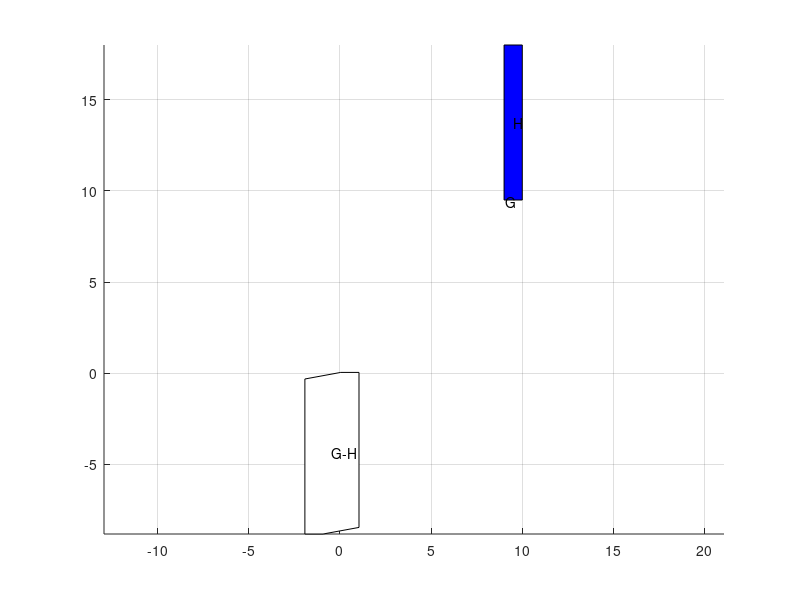

This chart was generated by the following MATLAB code: (Note: this script raises an error after producing the figure.)
%% 线性规划实现Q- distance
clear;
clc;
close all;
% G = [1,6;
%     5,6;
%     3,2];
G = [8.0775,9.1849;
   10.0447,9.5459];
% H = [3,3;
%     1,1;
%     5,1];
H = [9.0000,9.5000;10.0000,9.5000;10.0000,18.0000;9.0000,18.0000];
patch(G(:,1),G(:,2),'r')
hold on
axis on
axis equal
grid on
patch(H(:,1),H(:,2),'b')
meanG = mean(G);
meanH = mean(H);
text(meanG(1),meanG(2),'G');
text(meanH(1),meanH(2),'H');
Q = [0,-1;
    sqrt(3)/2,1/2;
    -sqrt(3)/2,1/2];
[rg,cg]=size(G);
[rh,ch]=size(H);
[rq,cq]=size(Q);
P = ones(rg*rh,2);
for i = 1:rg
    for j = 1:rh
        P((i-1)*rh+j,:) = G(i,:)-H(j,:);
    end
end
K = convhull(P(:,1),P(:,2));
meanP = mean(P);
patch(P(K,1),P(K,2),'w');
text(meanP(1),meanP(2),'G-H');
maxFval = -inf;
maxX = [];
for i = 1:rq
    row1 = [G' -H' -Q(i,:)'];
    row2 = [ones(1,rg),zeros(1,rh),0];
    row3 = [zeros(1,rg),ones(1,rh),0];
    Aeq = [row1;row2;row3];
    beq = [zeros(cg,1);1;1];
    f = [zeros(1,rg+rh),-1];
    lb = zeros(size(f));
    [x,fval] = linprog(f,[],[],Aeq,beq,lb,[]);
    if(fval>maxFval)
        maxX = x;
        maxFval = fval;
    end
end
maxFval;
newQ = -maxFval*Q;
newQ
newQ = [newQ;newQ(1,:)]


for i = 1:3
plot([newQ(i,1),newQ(i+1,1)],[newQ(i,2),newQ(i+1,2)],'r-');
end

% patch(Q(:,1),Q(:,2),'r');


function p=createSimplyPoly(p)
    cen=mean(p);
    ang=atan2(p(:,1)-cen(1),p(:,2)-cen(2)); %每个点到坐标中心极角

    p=[p,ang];
    p=sortrows(p,3);    %按极角排序

    p=p(:,1:2);
end
